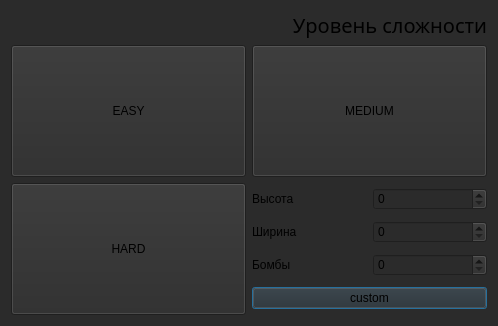
<?xml version="1.0" encoding="UTF-8"?>
<ui version="4.0">
 <class>NewGameDialog</class>
 <widget class="QDialog" name="NewGameDialog">
  <property name="geometry">
   <rect>
    <x>0</x>
    <y>0</y>
    <width>498</width>
    <height>326</height>
   </rect>
  </property>
  <property name="windowTitle">
   <string>Dialog</string>
  </property>
  <property name="styleSheet">
   <string notr="true">background-color: rgb(43, 43, 43);</string>
  </property>
  <layout class="QVBoxLayout" name="verticalLayout">
   <item>
    <layout class="QHBoxLayout" name="horizontalLayout_2">
     <item>
      <widget class="QLabel" name="message1Label">
       <property name="font">
        <font>
         <family>Segoe UI Light</family>
         <pointsize>15</pointsize>
        </font>
       </property>
       <property name="styleSheet">
        <string notr="true"/>
       </property>
       <property name="text">
        <string>Уровень сложности</string>
       </property>
       <property name="alignment">
        <set>Qt::AlignBottom|Qt::AlignRight|Qt::AlignTrailing</set>
       </property>
      </widget>
     </item>
    </layout>
   </item>
   <item>
    <layout class="QGridLayout" name="gridLayout" rowstretch="0,0" columnstretch="0,0">
     <item row="1" column="1">
      <layout class="QGridLayout" name="gridLayout_2">
       <item row="2" column="0">
        <widget class="QLabel" name="bombsLabel">
         <property name="text">
          <string>Бомбы</string>
         </property>
        </widget>
       </item>
       <item row="1" column="1">
        <widget class="QSpinBox" name="customWidth"/>
       </item>
       <item row="0" column="1">
        <widget class="QSpinBox" name="customHeight"/>
       </item>
       <item row="2" column="1">
        <widget class="QSpinBox" name="customBombs"/>
       </item>
       <item row="1" column="0">
        <widget class="QLabel" name="widthLabel">
         <property name="text">
          <string>Ширина</string>
         </property>
        </widget>
       </item>
       <item row="0" column="0">
        <widget class="QLabel" name="heightLabel">
         <property name="text">
          <string>Высота</string>
         </property>
        </widget>
       </item>
       <item row="3" column="0" colspan="2">
        <widget class="QPushButton" name="startCustom">
         <property name="text">
          <string>custom</string>
         </property>
        </widget>
       </item>
      </layout>
     </item>
     <item row="0" column="0">
      <widget class="QPushButton" name="startEasy">
       <property name="sizePolicy">
        <sizepolicy hsizetype="Expanding" vsizetype="Expanding">
         <horstretch>0</horstretch>
         <verstretch>0</verstretch>
        </sizepolicy>
       </property>
       <property name="text">
        <string>EASY</string>
       </property>
      </widget>
     </item>
     <item row="0" column="1">
      <widget class="QPushButton" name="startMedium">
       <property name="sizePolicy">
        <sizepolicy hsizetype="Expanding" vsizetype="Expanding">
         <horstretch>0</horstretch>
         <verstretch>0</verstretch>
        </sizepolicy>
       </property>
       <property name="text">
        <string>MEDIUM</string>
       </property>
      </widget>
     </item>
     <item row="1" column="0">
      <widget class="QPushButton" name="startHard">
       <property name="sizePolicy">
        <sizepolicy hsizetype="Expanding" vsizetype="Expanding">
         <horstretch>0</horstretch>
         <verstretch>0</verstretch>
        </sizepolicy>
       </property>
       <property name="text">
        <string>HARD</string>
       </property>
      </widget>
     </item>
    </layout>
   </item>
  </layout>
 </widget>
 <resources/>
 <connections/>
</ui>
